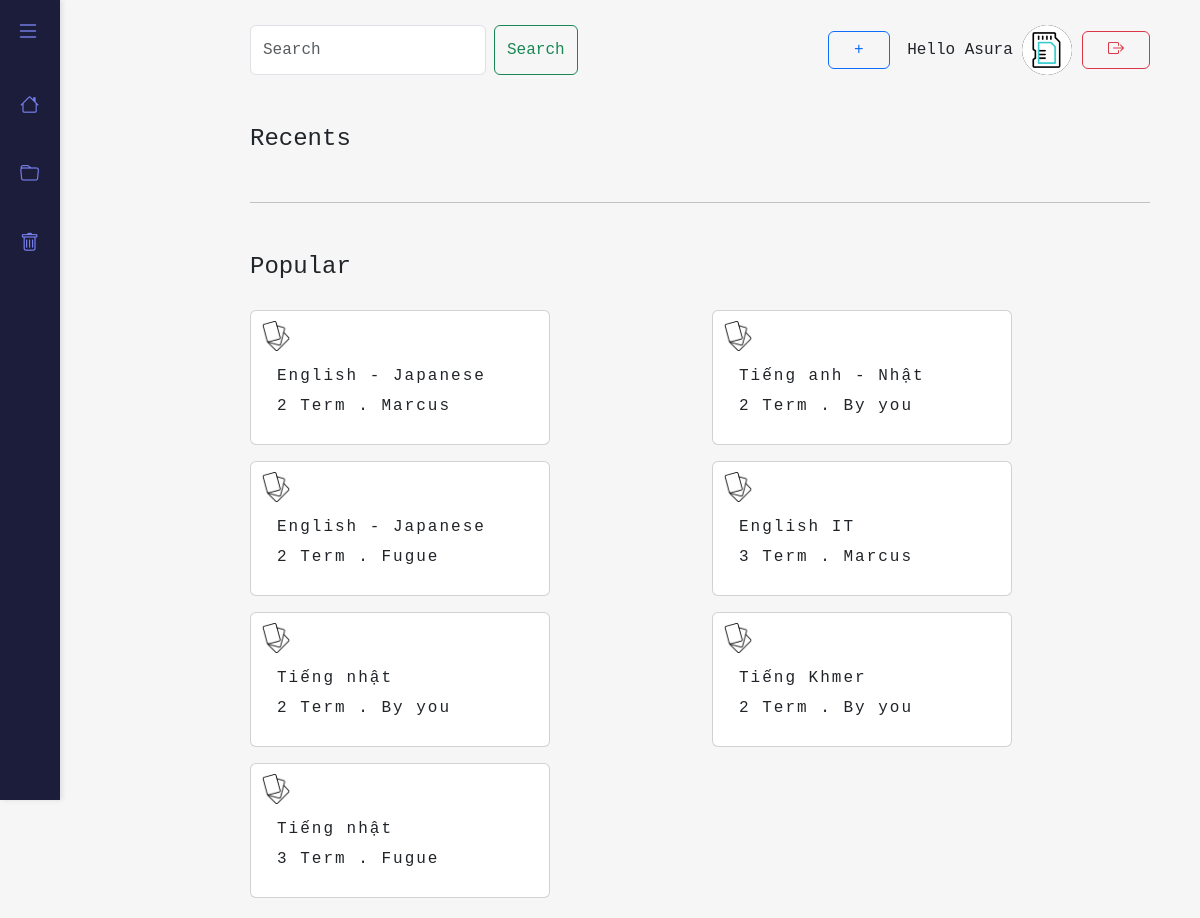
Screenshot of /Views/Logged-in/home.php (signed in) with the database file from the repository.
### tables this page shows
CREATE TABLE IF NOT EXISTS `decks` (
  `id` int NOT NULL AUTO_INCREMENT,
  `user_id` int NOT NULL,
  `name` varchar(255) NOT NULL,
  `size` int NOT NULL,
  `time` timestamp NOT NULL DEFAULT CURRENT_TIMESTAMP,
  `favorites` int NOT NULL DEFAULT '0',
  `is_deleted` tinyint NOT NULL DEFAULT '0',
  PRIMARY KEY (`id`)
);

CREATE TABLE IF NOT EXISTS `users` (
  `id` int NOT NULL AUTO_INCREMENT,
  `username` varchar(255) NOT NULL,
  `password` char(128) NOT NULL,
  `gmail` varchar(255) NOT NULL,
  PRIMARY KEY (`id`)
);

### App/Models/Deck.php (called while the page is built, shortened)
<?php
class Deck extends Database
{
    function allDecks()
    {
        $sql = parent::$connection->prepare(
            "SELECT users.username, decks.size, decks.name, decks.favorites, decks.id
					FROM `decks`
                    JOIN users ON users.id = decks.user_id
 					ORDER BY decks.favorites DESC"
        );
        return parent::select($sql);
    }
}

### App/Models/Database.php (called while the page is built, shortened)
<?php
class Database
{
    function select($sql) {
        $sql->execute();
        return $sql->get_result()->fetch_all(MYSQLI_ASSOC);
    }
}

### Views/Logged-in/home.php (the view, shortened to what this page needs)
<?php
require_once '../../Config/database.php';
$deckModel = new Deck();
$decks = $deckModel->allDecks();
?>
<!DOCTYPE html>
<html lang="en">
<head>
    <link rel="stylesheet" href="https://cdn.jsdelivr.net/npm/bootstrap-icons@1.11.1/font/bootstrap-icons.css">
    <link href="https://cdn.jsdelivr.net/npm/bootstrap@5.3.0/dist/css/bootstrap.min.css" rel="stylesheet">
    <link rel="stylesheet" href="../../Assets/css/base-layout.css">
    <link rel="stylesheet" href="../../Assets/css/hUser.css">
</head>
<body>
    <div class="sidebar" id="sidebar">
        <div class="menu-toggle menu-icon py-3">
            <i class="bi bi-list " style="cursor: pointer;" onclick="toggleSidebar()"></i>
        </div>
        <div class="items ">
            <a href="home.php" class="menu-item">
                <i class="bi bi-house"></i>
            </a>
            <a href="librarySets.php" class="menu-item">
                <i class="bi bi-folder"></i>
            </a>
            <a href="bin.php" class="menu-item">
                <i class="bi bi-trash"></i>
            </a>
        </div>
    </div>
    <div class="container-user d-flex flex-column ;">
        <div class="content">
            <form class="d-flex" role="search" method="GET" action="home.php">
                <input class="form-control me-2" type="text" name="search" placeholder="Search" aria-label="Search" value="<?php echo isset($_GET['search']) ? htmlspecialchars($_GET['search']) : ''; ?>">
                <button class="btn btn-outline-success" type="submit">Search</button>
            </form>
            <div class="create-logout">
                <button class="btn btn-outline-primary me-2 dropdown-toggle btn-css" href="#" role="button"
                    data-bs-toggle="dropdown" aria-expanded="false">
                    <span>&#43;</span>
                </button>
                <p style="display: inline;">Hello <?php echo $_SESSION["username"] ?></p>
                <img src="../../Assets/images/memory-card.gif" class="avatar" alt="avatar">
                <a href="logout.php"><i class="bi bi-box-arrow-right btn btn-outline-danger btn-css"></i></a>
            </div>
        </div>
        <div class="home-container ">
            <div class="recent-container d-flex flex-column flex-nowrap">
                <h4>Recents</h4>
            </div>
            <hr class="my-2 mt-2">
            <div class="pp-container d-flex flex-column flex-nowrap">
                <h4>Popular</h4>
                <div class="content-popular d-flex justify-content-between" style="width: 100%;">
                    <div class="row gap-0 row-gap-3">
                        <?php foreach ($decks as $deck) : ?>
                            <div class="col-xl ">
                                <a href="detailDeck.php?d= <?php echo $deck["id"] ?>" class="text-decoration-none">
                                    <div class="card" style="width: 300px;">
                                        <img src="../../Assets/images/flash-cards.png" style="width: 30px;" alt="">
                                        <div class="card-body">
                                            <h6 class="card-title"> <?php echo $deck['name'] ?></h6>
                                            <p class="card-text">
                                                <?php echo $deck['size'] ?> Term . <?php echo  $deck['username'] == $_SESSION['username'] ?  "By you" :  $deck['username']  ?></p>
                                        </div>
                                    </div>
                                </a>
                            </div>
                        <?php endforeach ?>
                    </div>
                </div>
            </div>
        </div>
    </div>
</body>
</html>

### Assets/css/base-layout.css (style rules this page uses)
* { padding: 0; margin: 0; box-sizing: border-box; font-family: "RobotoMono-Bold", monospace; }
html { font-size: 16px; }
body { margin: 0; padding: 0; height: 100vh; background-color: #f6f6f6; }
.sidebar { position: fixed; top: 0; left: 0; width: 60px; background-color: #1c1c3b; height: 100vh; overflow: hidden; transition: width 0.3s ease; z-index: 1000; box-shadow: 2px 0 5px rgba(0, 0, 0, 0.1); }
.items { display: flex; flex-direction: column; justify-content:center; align-items: flex-start; margin: 0 10px; padding: 10px; gap: 10px; }
.menu-item { display: flex; align-items: center; padding: 15px 0px; color: white; text-decoration: none; transition: background-color 0.3s ease, color 0.3s ease; border-radius: 5px; width: 100%; white-space: nowrap; }
.menu-item i { font-size: 1.2rem; color: #757fe9; }
.menu-icon { text-align: right; margin-right: 20px; cursor: pointer; }
.menu-icon i { color: #757fe9; font-size: 1.5rem; }
.content { padding: 0; display: flex; justify-content: space-between; margin-top: 25px; }
.avatar { width: 50px; border-radius: 50%; background: #000; }
.btn-css { padding-left: 25px; padding-right: 25px; }
.dropdown-toggle::after { display: none; }
.container-user { margin-left: 250px; margin-right: 50px; justify-content: center; }
a { text-decoration: none; color: #000; }

### Assets/css/hUser.css (style rules this page uses)
.home-container { width: 100%; }
.card { padding: 10px; letter-spacing: 2px; }
.pp-container, .recent-container { margin-top: 50px; gap: 20px; margin-bottom: 20px; }

### rows the page displays
decks: name "English - Japanese", size "2", user.username "Marcus"
decks: name "Tiếng anh - Nhật", size "2", shows "By you"
decks: name "English - Japanese", size "2", user.username "Fugue"
decks: name "English IT", size "3", user.username "Marcus"
decks: name "Tiếng nhật", size "2", shows "By you"
decks: name "Tiếng Khmer", size "2", shows "By you"
decks: name "Tiếng nhật", size "3", user.username "Fugue"

### other values shown
$_SESSION["username"] "Asura"
